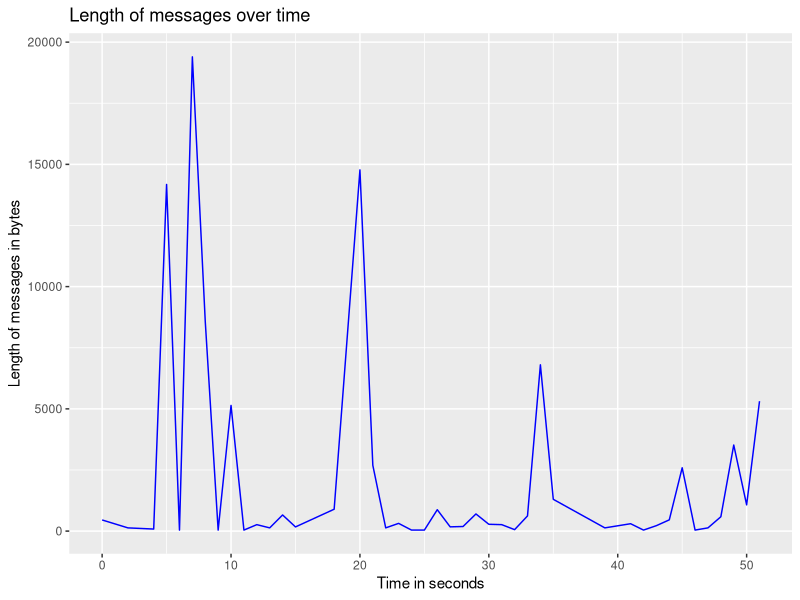

Generate this figure with R:
library(ggplot2)

data <- read.csv("tryout.csv")

lenghts <- c()
times <- c()

curr_time <- 0
curr_length <- 0


for (i in 1:nrow(data)) {
  if (floor(data$Time[i]) == curr_time) {
    curr_length <- curr_length + data$Length[i]
  } else {
    lenghts <- c(lenghts, curr_length)
    times <- c(times, curr_time)
    curr_time <- floor(data$Time[i])
    curr_length <- data$Length[i]
  }
}
data <- data.frame(times, lenghts)

ggplot() +
  geom_line(aes(x = times, y = lenghts), color = "blue") +
  xlab("Time in seconds") +
  ylab("Length of messages in bytes") +
  ggtitle("Length of messages over time")